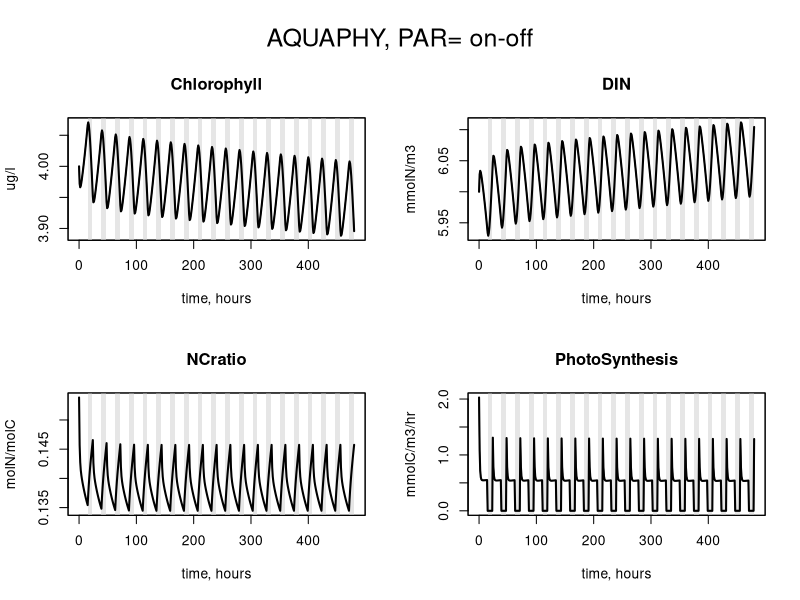
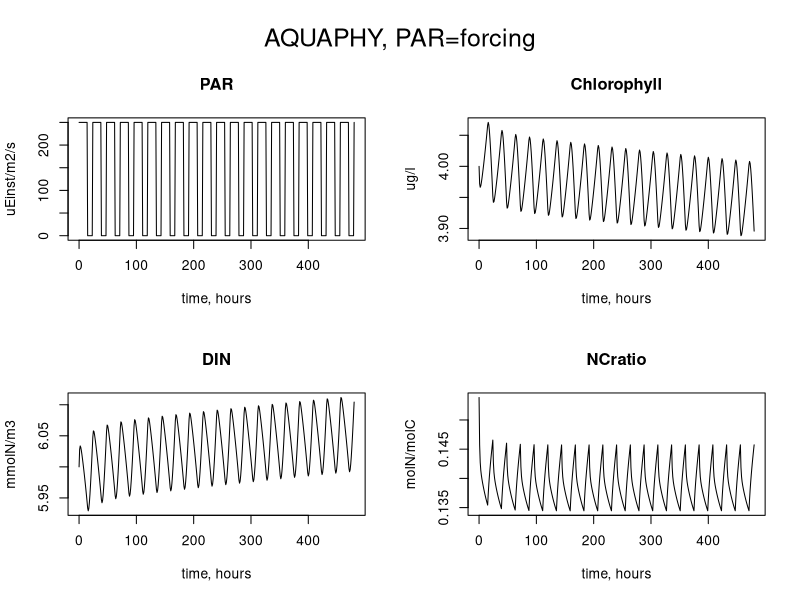
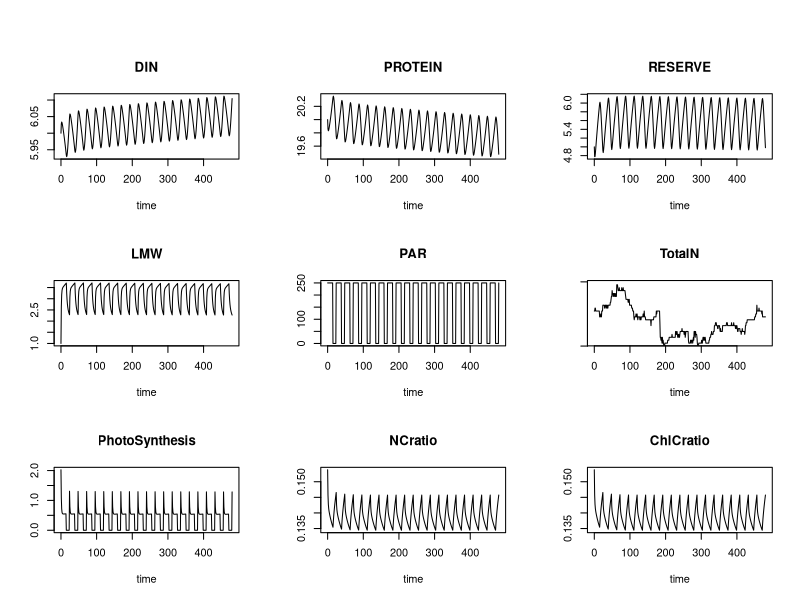

The R script that drew these images, in order:
library(deSolve)


### Name: aquaphy
### Title: A Physiological Model of Unbalanced Algal Growth
### Aliases: aquaphy
### Keywords: models

### ** Examples

## ======================================================
##
## Example 1. PAR an on-off function
##
## ======================================================


## -----------------------------
## the model parameters:
## -----------------------------

parameters <- c(maxPhotoSynt   = 0.125,      # mol C/mol C/hr
                rMortPHY       = 0.001,      # /hr
                alpha          = -0.125/150, # uEinst/m2/s/hr
                pExudation     = 0.0,        # -
                maxProteinSynt = 0.136,      # mol C/mol C/hr
                ksDIN          = 1.0,        # mmol N/m3
                minpLMW        = 0.05,       # mol C/mol C
                maxpLMW        = 0.15,       # mol C/mol C
                minQuotum      = 0.075,      # mol C/mol C
                maxStorage     = 0.23,       # /h
                respirationRate= 0.0001,     # /h
                pResp          = 0.4,        # -
                catabolismRate = 0.06,       # /h
                dilutionRate   = 0.01,       # /h
                rNCProtein     = 0.2,        # mol N/mol C
                inputDIN       = 10.0,       # mmol N/m3
                rChlN          = 1,          # g Chl/mol N
                parMean        = 250.,       # umol Phot/m2/s
                dayLength      = 15.         # hours
                )

## -----------------------------
## The initial conditions
## -----------------------------

state <- c(DIN    = 6.,     # mmol N/m3
          PROTEIN = 20.0,   # mmol C/m3
          RESERVE = 5.0,    # mmol C/m3
          LMW     = 1.0)    # mmol C/m3

## -----------------------------
## Running the model
## -----------------------------

times <- seq(0, 24*20, 1)

out <- as.data.frame(aquaphy(times, state, parameters))

## -----------------------------
## Plotting model output
## -----------------------------

par(mfrow = c(2, 2), oma = c(0, 0, 3, 0))
col <- grey(0.9)
ii <- 1:length(out$PAR)              

plot(times[ii], out$Chlorophyll[ii], type = "l",
      main = "Chlorophyll", xlab = "time, hours",ylab = "ug/l")
polygon(times[ii], out$PAR[ii]-10, col = col, border = NA); box()
lines(times[ii], out$Chlorophyll[ii], lwd = 2 )


plot (times[ii], out$DIN[ii], type = "l", main = "DIN",
      xlab = "time, hours",ylab = "mmolN/m3")
polygon(times[ii], out$PAR[ii]-10, col = col, border = NA); box()
lines(times[ii], out$DIN[ii], lwd = 2 )


plot (times[ii], out$NCratio[ii], type = "n", main = "NCratio",
      xlab = "time, hours", ylab = "molN/molC")
polygon(times[ii], out$PAR[ii]-10, col = col, border = NA); box()
lines(times[ii], out$NCratio[ii], lwd = 2 )


plot (times[ii], out$PhotoSynthesis[ii],type = "l",
       main = "PhotoSynthesis", xlab = "time, hours",
       ylab = "mmolC/m3/hr")
polygon(times[ii], out$PAR[ii]-10, col = col, border = NA); box()
lines(times[ii], out$PhotoSynthesis[ii], lwd = 2 )

mtext(outer = TRUE, side = 3, "AQUAPHY, PAR= on-off", cex = 1.5)

## -----------------------------
## Summary model output
## -----------------------------
t(summary(out))

## ======================================================
##
## Example 2. PAR a forcing function data set
##
## ======================================================

times <- seq(0, 24*20, 1)

## -----------------------------
## create the forcing functions
## -----------------------------

ftime  <- seq(0,500,by=0.5)
parval <- pmax(0,250 + 350*sin(ftime*2*pi/24)+
   (runif(length(ftime))-0.5)*250)
Par    <- matrix(nc=2,c(ftime,parval))


state <- c(DIN     = 6.,     # mmol N/m3
           PROTEIN = 20.0,   # mmol C/m3
           RESERVE = 5.0,    # mmol C/m3
           LMW     = 1.0)    # mmol C/m3
              
out <- aquaphy(times, state, parameters, Par)

plot(out, which = c("PAR", "Chlorophyll", "DIN", "NCratio"), 
     xlab = "time, hours", 
     ylab = c("uEinst/m2/s", "ug/l", "mmolN/m3", "molN/molC"))

mtext(outer = TRUE, side = 3, "AQUAPHY, PAR=forcing", cex = 1.5)

# Now all variables plotted in one figure...
plot(out, which = 1:9, type = "l")

par(mfrow = c(1, 1))
